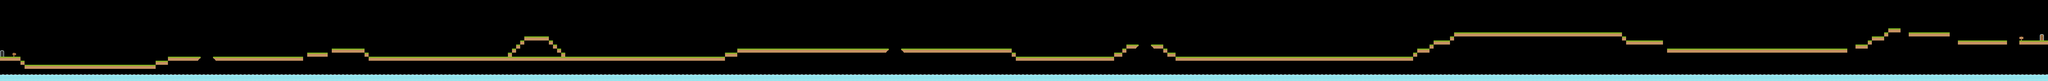

This is a level from a 2D game, rendered from its Tiled map with the project's own tilesets. A one-line summary and the map file follow, with tile-layer data summarised:
An orthogonal 500x20 tile map with 70x70 px tiles, 1 tile layer (Tile Layer 1) and 450 objects (364x Item, 52x Floor, 26x Enemy, 5x EffectItem, Player, ...).

<map version="1.0" orientation="orthogonal" renderorder="right-down" width="500" height="20" tilewidth="70" tileheight="70">
 <tileset firstgid="1" name="tiles_spritesheet" tilewidth="70" tileheight="70" spacing="2">
  <image source="tiles_spritesheet.png" width="914" height="936" />
 </tileset>
 <layer name="Tile Layer 1" width="500" height="20">
  <data>[10000 cells, 1499 non-empty, 11 distinct tile ids]</data>
 </layer>
 <objectgroup name="Objects">
  <!-- 450 objects omitted --></objectgroup>
</map>
<!-- 450 of 450 objects omitted -->
